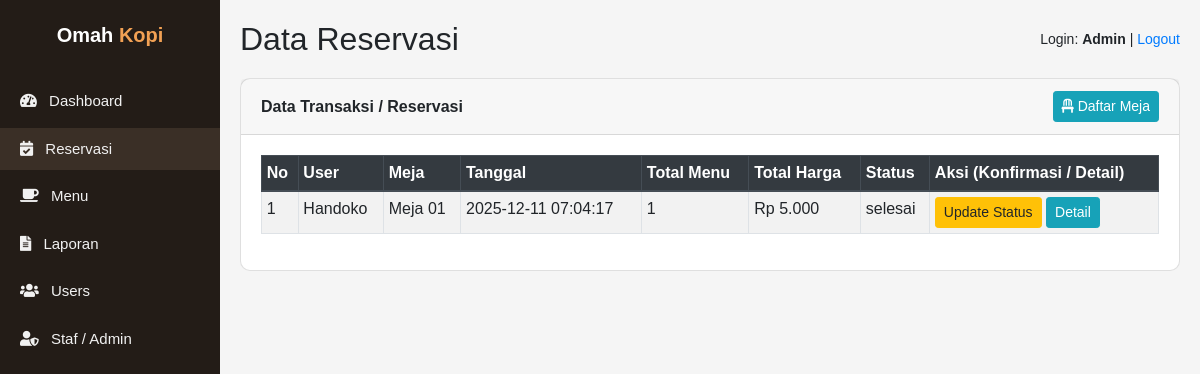
Screenshot of /menuadmin.php with the database file from the repository.
### tables this page shows
CREATE TABLE `tb_transaksi` (
  `id_transaksi` int NOT NULL,
  `id_user` int NOT NULL,
  `id_meja` int NOT NULL,
  `id_admin` int NOT NULL,
  `tgl_transaksi` datetime NOT NULL,
  `total_menu` int NOT NULL,
  `total_transaksi` int NOT NULL,
  `status` enum('selesai','pending','konfirmasi') NOT NULL
);

CREATE TABLE `tb_pelanggan` (
  `id_user` int NOT NULL,
  `nama` varchar(30) NOT NULL,
  `username` varchar(30) NOT NULL,
  `password` varchar(20) NOT NULL,
  `alamat` text NOT NULL,
  `no_hp` text NOT NULL
);

CREATE TABLE `tb_meja` (
  `id_meja` int NOT NULL,
  `meja` varchar(50) NOT NULL
);

### menuadmin.php (the view, shortened to what this page needs)
<?php
require 'config.php';
$sql = "SELECT t.*,
               p.nama       AS nama_user,
               m.meja  AS nama_meja
        FROM tb_transaksi t
        LEFT JOIN tb_pelanggan p ON t.id_user = p.id_user
        LEFT JOIN tb_meja m      ON t.id_meja = m.id_meja
        ORDER BY t.tgl_transaksi DESC";
$result = mysqli_query($conn, $sql);
?>
<!DOCTYPE html>
<html lang="id">
<head>
    <link rel="stylesheet" href="assets/bootstrap/css/bootstrap.min.css">
    <link rel="stylesheet" href="assets/css/all.min.css">
</head>
<body>
<div class="wrapper-admin">
    <nav class="sidebar">
        <div class="brand">
            Omah <span>Kopi</span>
        </div>
        <ul class="menu">
            <li><a href="dashboard.php">
                <i class="fas fa-tachometer-alt"></i> Dashboard
            </a></li>
            <li><a href="menuadmin.php" class="active">
                <i class="fas fa-calendar-check"></i> Reservasi
            </a></li>
            <li><a href="menues.php">
                <i class="fas fa-coffee"></i> Menu
            </a></li>
            <li><a href="laporan.php">
                <i class="fas fa-file-alt"></i> Laporan
            </a></li>
            <li><a href="users.php">
                <i class="fas fa-users"></i> Users
            </a></li>
            <li><a href="staf_user.php"><i class="fas fa-user-shield"></i> Staf / Admin</a></li>
        </ul>
    </nav>
    <div class="main-content">
        <div class="topbar">
            <h2>Data Reservasi</h2>
            <div class="user-info">
                Login:
                <strong>
                    <?php
                        echo isset($_SESSION['nama']) ? $_SESSION['nama'] : 'Admin';
                    ?>
                </strong>
                | <a href="logout.php">Logout</a>
            </div>
        </div>
        <div class="card mb-3">
            <div class="card-header d-flex justify-content-between align-items-center">
                <span><strong>Data Transaksi / Reservasi</strong></span>
                <a href="meja.php" class="btn btn-sm btn-info">
                    <i class="fas fa-chair"></i> Daftar Meja
                </a>
            </div>
            <div class="card-body">
                <div class="table-responsive">
                    <table class="table table-bordered table-striped table-sm">
                        <thead class="thead-dark">
                            <tr>
                                <th>No</th>
                                <th>User</th>
                                <th>Meja</th>
                                <th>Tanggal</th>
                                <th>Total Menu</th>
                                <th>Total Harga</th>
                                <th>Status</th>
                                <th>Aksi (Konfirmasi / Detail)</th>
                            </tr>
                        </thead>
                        <tbody>
                        <?php
                        if ($result && mysqli_num_rows($result) > 0) {
                            $no = 1;
                            while ($row = mysqli_fetch_assoc($result)) {
                                $id_transaksi = (int)$row['id_transaksi'];
                                $sql_totmenu = "SELECT SUM(qty) AS total_menu
                                                FROM tb_detail_transaksi
                                                WHERE id_transaksi = $id_transaksi";
                                $res_totmenu = mysqli_query($conn, $sql_totmenu);
                                $tot_menu = 0;
                                if ($res_totmenu && $tm = mysqli_fetch_assoc($res_totmenu)) {
                                    $tot_menu = (int)$tm['total_menu'];
                                }
                                $total_harga = isset($row['total_transaksi']) ? $row['total_transaksi'] : 0;
                                ?>
                                <tr>
                                    <td><?= $no++; ?></td>
                                    <td><?= htmlspecialchars($row['nama_user'] ?? '-'); ?></td>
                                    <td><?= htmlspecialchars($row['nama_meja'] ?? '-'); ?></td>
                                    <td><?= htmlspecialchars($row['tgl_transaksi'] ?? ''); ?></td>
                                    <td><?= $tot_menu; ?></td>
                                    <td>Rp <?= number_format($total_harga, 0, ',', '.'); ?></td>
                                    <td><?= htmlspecialchars($row['status']); ?></td>
                                    <td>
                                        <form method="post" class="d-inline form-update-status">
                                            <button type="button" class="btn btn-sm btn-warning btn-update-status">
                                                Update Status
                                            </button>
                                        </form>
                                        <button type="button"
                                                class="btn btn-sm btn-info"
                                                data-toggle="modal"
                                                data-target="#detailTransaksiModal<?= $id_transaksi; ?>">
                                            Detail
                                        </button>
                                    </td>
                                </tr>
                                <?php
                            }
                        } else {
                            ?>
                            <tr>
                                <td colspan="8" class="text-center">Belum ada data transaksi.</td>
                            </tr>
                            <?php
                        }
                        ?>
                        </tbody>
                    </table>
                </div>
            </div>
        </div>
    </div>
</div>
</body>
</html>

### menuadmin.php (style rules this page uses)
body { margin: 0; font-family: "Poppins", sans-serif; background-color: #f5f5f5; }
.wrapper-admin { display: flex; min-height: 100vh; }
.sidebar { width: 220px; background-color: #231c17; color: #fff; padding: 20px 0; position: fixed; top: 0; bottom: 0; left: 0; }
.sidebar .brand { font-size: 20px; font-weight: 700; text-align: center; margin-bottom: 30px; }
.sidebar .brand span { color: #f2a154; }
.sidebar .menu { list-style: none; padding-left: 0; margin: 0; }
.sidebar .menu li { margin-bottom: 5px; }
.sidebar .menu a { display: block; padding: 10px 20px; color: #f1f1f1; text-decoration: none; font-size: 15px; }
.sidebar .menu a i { margin-right: 8px; }
.sidebar .menu a:hover, .sidebar .menu a.active { background-color: #3a2f26; }
.main-content { margin-left: 220px; padding: 20px; width: 100%; }
.topbar { display: flex; justify-content: space-between; align-items: center; margin-bottom: 20px; }
.topbar h2 { margin: 0; }
.topbar .user-info { font-size: 14px; }
.card { border-radius: 10px; }

### rows the page displays
tb_transaksi: id_user.nama "Handoko", id_meja.meja "Meja 01", tgl_transaksi "2025-12-11 07:04:17", tot_menu "1", total_transaksi "5.000", status "selesai"
